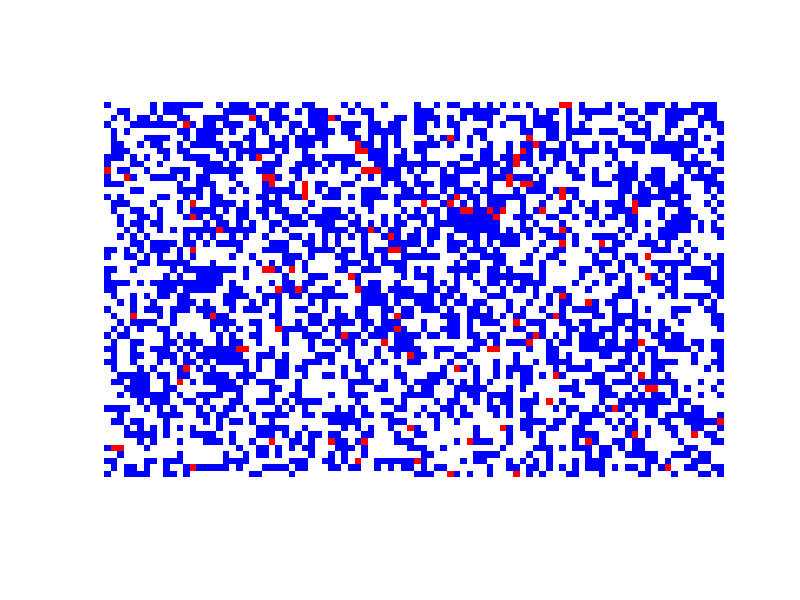
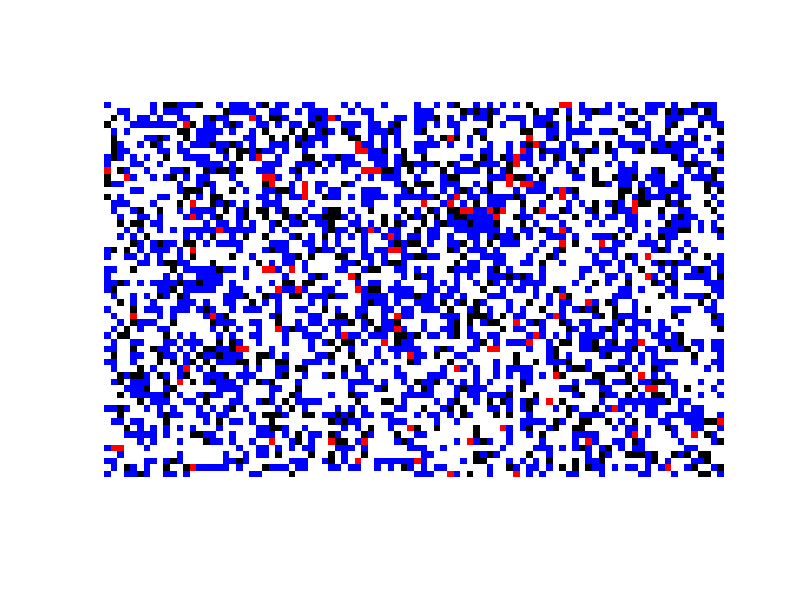
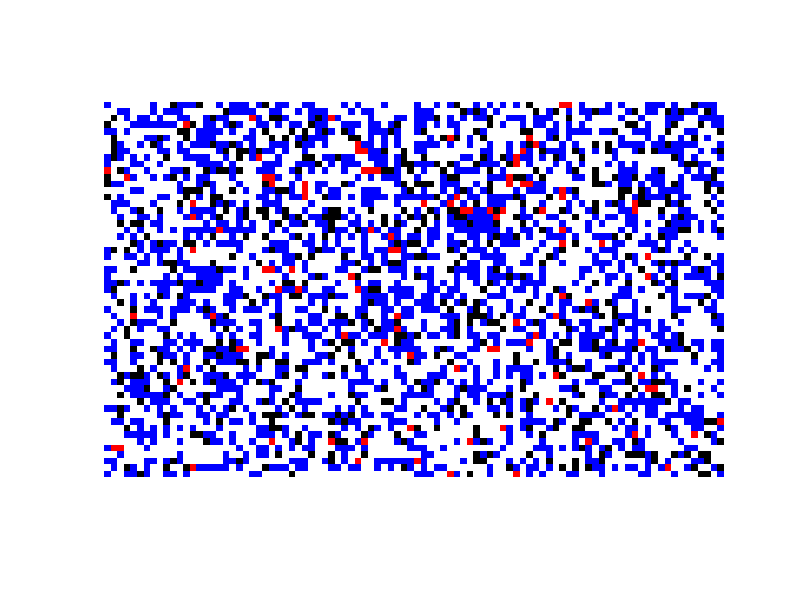
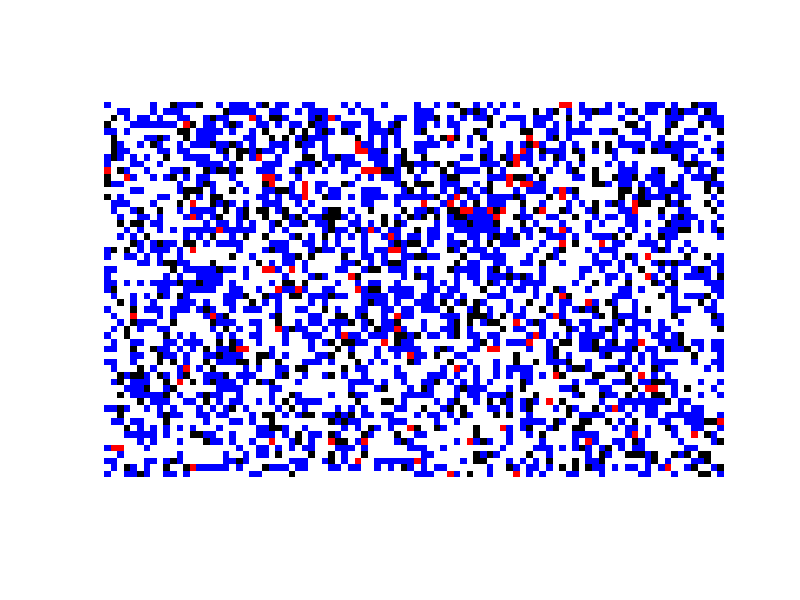

The MATLAB script that drew these images, in order:
clear all
close all
load('out.dat');
cmap=[0.5 0.5 0.5; 
      1 1 1; 
      0 0 1;
      1 0 0;
      0 0 0
      ];
n1=94;
n2=57;
n3=size(out,1);
figure(1)
for i=1:n3
matrix(:,:,i)=reshape(out(i,:),n1,n2);
img=uint16(matrix(:,:,i)');
imshow(img,cmap)
path= ['/home/carlos/Documentos/Stage/v3/M2SLv0.1_EP/M2SLv0.1_EP/img/figure' num2str(i,'%04d') '.png'];
saveas(1,path);
pause(0.05)
end
